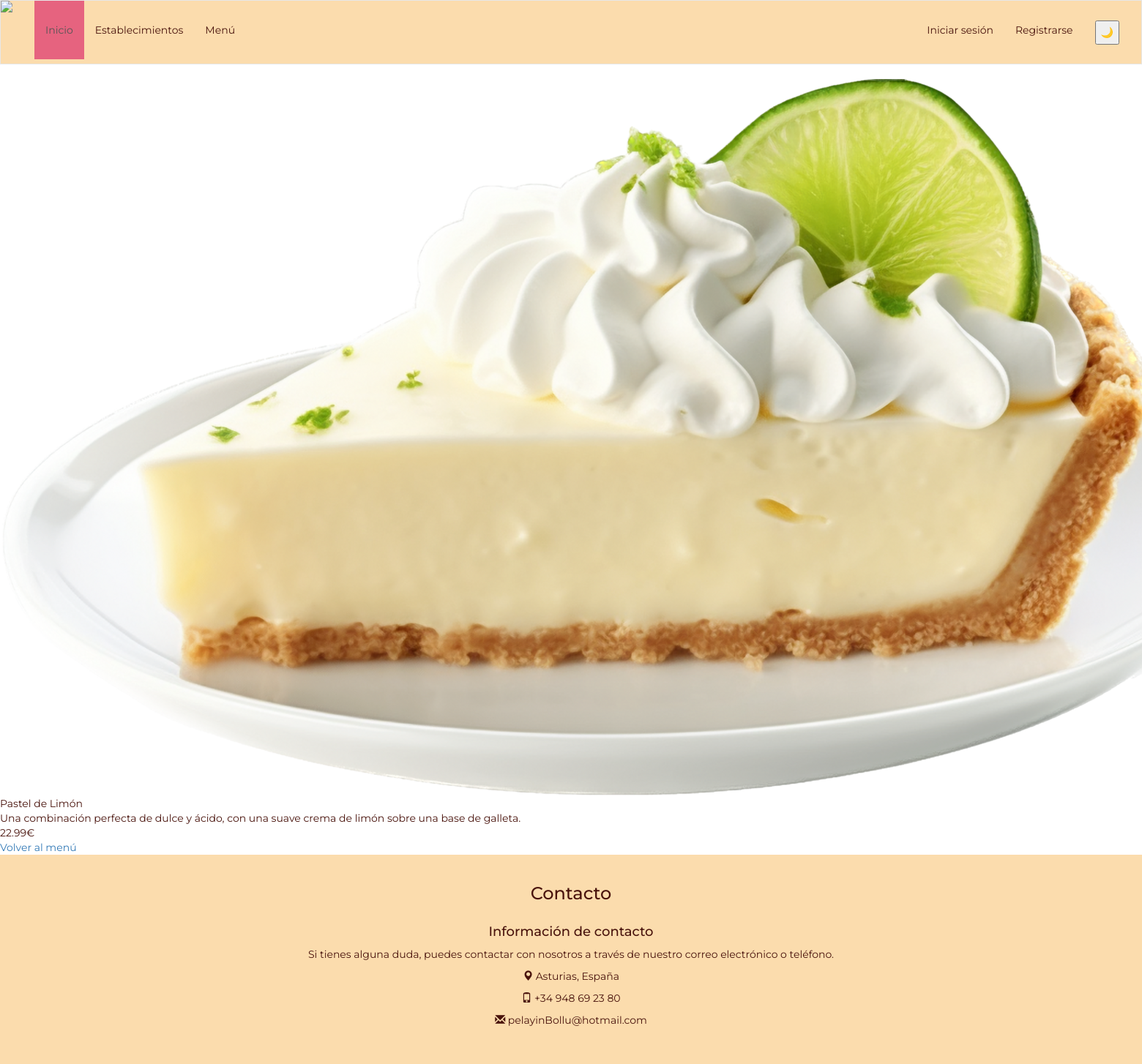
The app's page /pagina_destino.php?id=5 with its own data.
### tables this page shows
CREATE TABLE `productos` (
  `id` int NOT NULL AUTO_INCREMENT,
  `nombre` varchar(45) DEFAULT NULL,
  `descripcion` varchar(255) DEFAULT NULL,
  `precio` decimal(4,2) DEFAULT NULL,
  `categorias_id` int NOT NULL,
  `imagen` longblob NOT NULL,
  PRIMARY KEY (`id`),
  KEY `fk_Productos_Categorias_idx` (`categorias_id`),
  CONSTRAINT `fk_Productos_Categorias` FOREIGN KEY (`categorias_id`) REFERENCES `categorias` (`id`)
);

### pagina_destino.php (the view, shortened to what this page needs)
<?php
include 'includes/templates/header.php';
$bd = conectarDB();
if (isset($_GET['id'])) {
    $idProducto = $_GET['id'];
    $consulta = $bd->prepare("SELECT id, nombre, descripcion, precio, imagen FROM productos WHERE id = ?");
    $consulta->bind_param("i", $idProducto);
    $consulta->execute();
    $resultado = $consulta->get_result();
    $producto = $resultado->fetch_assoc();
    if ($producto) {
        ?>
        <body>
            <div class="producto-destino">
                <?php
                if (!empty($producto['imagen'])) {
                    echo "<div class='celda-imagen-destino'><img class='imagen-producto-destino' src='../imagenes/" . $producto['imagen'] . "'></div>";
                } else {
                    echo "<div class='celda-imagen'-destino><img class='imagen-producto-destino' src='https://via.placeholder.com/150'></div>";
                }
                ?>
                <div class="celda-nombre-destino">
                    <?= isset($producto['nombre']) ? $producto['nombre'] : '' ?>
                </div>
                <div class="celda-descripcion-destino">
                    <?= isset($producto['descripcion']) ? $producto['descripcion'] : '' ?>
                </div>
                <div class="celda-precio-destino">
                    <?= isset($producto['precio']) ? $producto['precio'] : '' ?>€
                </div>
                <div>
                    <a href="menu.php">Volver al menú</a>
                </div>
            </div>
        </body>
        <?php
    } else {
        echo "Producto no encontrado";
    }
} else {
    echo "ID de producto no proporcionado";
}
include 'includes/templates/footer.php';
?>

### styles/index.css (style rules this page uses)
* { box-sizing: border-box; }
body { font-family: 'Montserrat', sans-serif; background-image: url("https://res.cloudinary.com/dbqqjaqqa/image/upload/v1490097089/bg_ftta6d.png"); color: #49130c; }

### records on screen
productos: imagen (picture), nombre "Pastel de Limón", descripcion "Una combinación perfecta de dulce y ácido, con una suave crema de limón sobre una base de galleta.", precio "22.99"
